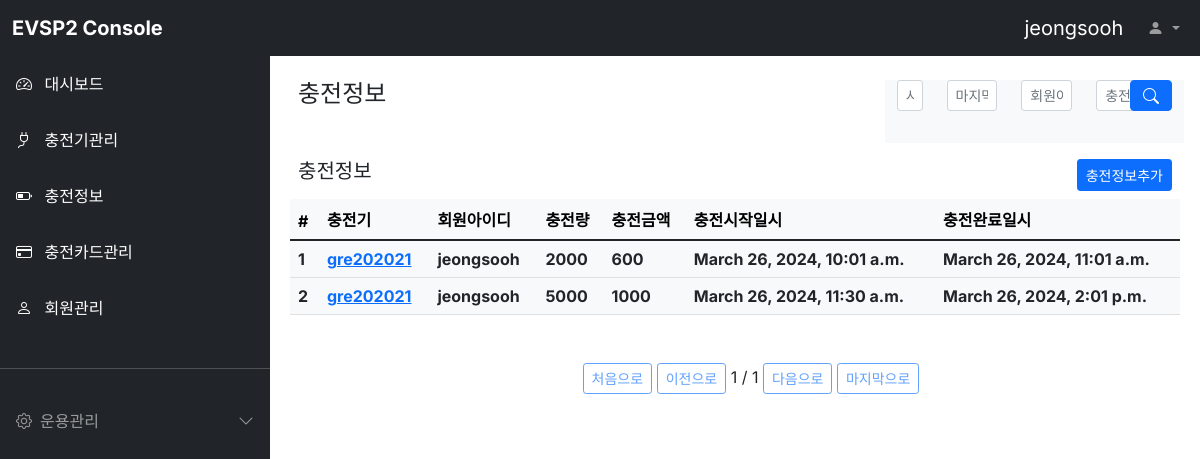
/charginginfo/ (signed in), run on the app's committed database.
### charginginfo/models.py (models this page shows)
class Charginginfo(models.Model):
  cpnumber = models.CharField(max_length=64, verbose_name='충전기번호')
  userid = models.CharField(max_length=64, verbose_name='회원아이디')
  energy = models.IntegerField(verbose_name='충전량')
  amount = models.IntegerField(verbose_name='충전금액')
  start_dttm = models.DateTimeField(auto_now_add=False, verbose_name='충전시작일시')
  end_dttm = models.DateTimeField(auto_now_add=False, verbose_name='충전완료일시')
  class Meta:
    db_table = 'evsp2_charginginfo'
    verbose_name = '충전정보'
    verbose_name_plural = '충전정보'

### charginginfo/views.py (the view)
# urls.py: path('', views.CharginginfoList.as_view()),
class CharginginfoList(ListView):
  model = Charginginfo
  template_name='charginginfo.html'
  context_object_name = 'charginginfoList'
  paginate_by = 3
  queryset = Charginginfo.objects.all()
  def get_queryset(self):
    queryset = Charginginfo.objects.all()
    self.filterset = CharginginfoFilter(self.request.GET, queryset=queryset)
    return self.filterset.qs
  def get_context_data(self, **kwargs):
    context = super().get_context_data(**kwargs)
    user_id = self.request.session['user']
    context['loginuser'] = user_id
    context['form'] = self.filterset.form
    return context

### charginginfo/templates/charginginfo.html (shortened to what this page needs)
{% extends "base.html" %}
{% block head %}
<link rel="stylesheet" href="//code.jquery.com/ui/1.13.2/themes/base/jquery-ui.css">
{% endblock %}
{% block contents %}
<div class="row mt-3 mx-3">
  <div class="col-md-8 fw-bold"><h4>충전정보</h4></div>
  <div class="col-md-4 bg-light d-grid justify-content-md-end">
    <form action="" method="get">
      <div class="row">
        <div class="form-group mb-3 col-md-2" id="datepicket1">
          <input type="{{ form.start_dttm__gt.field.widget.input_type }}" id="{{ form.start_dttm__gt.id_for_label }}"
            name="{{ form.start_dttm__gt.name }}" class="form-control form-control-sm" placeholder="시작일" />
        </div>
        <div class="form-group mb-3 col-md-3" id="datepicket2">
          <input type="{{ form.end_dttm__lt.field.widget.input_type }}" id="{{ form.end_dttm__lt.id_for_label }}"
            name="{{ form.end_dttm__lt.name }}" class="form-control form-control-sm" placeholder="마지막날" />
        </div>
        <div class="form-group mb-3 col-md-3">
          <input type="{{ form.userid.field.widget.input_type }}" id="{{ form.userid.id_for_label }}"
            name="{{ form.userid.name }}" class="form-control form-control-sm" placeholder="{{ form.userid.label }}" />
        </div>
        <div class="form-group mb-3 col-md-3 d-grid justify-content-md-end">
          <input type="{{ form.cpnumber.field.widget.input_type }}" id="{{ form.cpnumber.id_for_label }}"
            name="{{ form.cpnumber.name }}" class="form-control form-control-sm" placeholder="{{ form.cpnumber.label }}" />
        </div>
        <div class="form-group mb-3 col-md-1 d-grid justify-content-md-end">
          <button class="btn btn-primary" type="submit" id="button-addon2">
            <i class="bi bi-search"></i>
          </button>
        </div>
      </div>
    </form>
  </div>
</div>
<div class="row mt-3 mx-3">
  <div class="col-md-9 fw-bold"><h5>충전정보</h5></div>
  <div class="col-md-3 d-grid justify-content-md-end">
    <button class="btn btn-primary btn-sm"
      onclick="location.href='/charginginfo/register/'">충전정보추가
    </button>
  </div>
</div>
<div class="row mt-2 mx-2">
  <div class="col-12">
    {% load infolist_extras %}
    <table class="table table-light">
      <thead class="thead-light">
        <tr>
          <th scope="col">#</th>
          <th scope="col">충전기</th>
          <th scope="col">회원아이디</th>
          <th scope="col">충전량</th>
          <th scope="col">충전금액</th>
          <th scope="col">충전시작일시</th>
          <th scope="col">충전완료일시</th>
        </tr>
      </thead>
      <tbody class="text-dark">
        {% for charginginfo in charginginfoList %}
        <tr>
          <th scope="row">{{ charginginfo.id }}</th>
          <th><a href="/charginginfo/{{ charginginfo.id }}">{{ charginginfo.cpnumber }}</a></th>
          <th>{{ charginginfo.userid }}</th>
          <th>{{ charginginfo.energy }}</th>
          <th>{{ charginginfo.amount }}</th>
          <th>{{ charginginfo.start_dttm }}</th>
          <th>{{ charginginfo.end_dttm }}</th>
        </tr>
        {% endfor %}
      </tbody>
    </table>
    <div class="pagination justify-content-center mt-5">
      <ul class="step-links">
        {% if page_obj.has_previous %}
        <a class="btn btn-sm btn-outline-primary" href="{% my_url 1 'page' request.GET.urlencode %}">처음으로</a>
        <a class="btn btn-sm btn-outline-primary" href="{% my_url page_obj.previous_page_number 'page' request.GET.urlencode %}">이전으로</a>
        <!-- <a class="btn btn-sm btn-outline-primary" href="?page=1">처음으로</a>
        <a class="btn btn-sm btn-outline-primary" href="?page={{ page_obj.previous_page_number }}">이전으로</a> -->
        {% else %}
        <a class="btn btn-sm btn-outline-primary disabled" href="#">처음으로</a>
        <a class="btn btn-sm btn-outline-primary disabled" href="#">이전으로</a>
        {% endif %}
      <span class="current">
        {{ page_obj.number }} / {{ page_obj.paginator.num_pages }}
      </span>
        {% if page_obj.has_next %}
        <a class="btn btn-sm btn-outline-primary" href="{% my_url page_obj.next_page_number 'page' request.GET.urlencode %}">다음으로</a>
        <a class="btn btn-sm btn-outline-primary" href="{% my_url page_obj.paginator.num_pages 'page' request.GET.urlencode %}">마지막으로</a>
        <!-- <a class="btn btn-sm btn-outline-primary" href="?page={{ page_obj.next_page_number }}">다음으로</a>
        <a class="btn btn-sm btn-outline-primary" href="?page={{ page_obj.paginator.num_pages }}">마지막으로</a> -->
        {% else %}
        <a class="btn btn-sm btn-outline-primary disabled" href="#">다음으로</a>
        <a class="btn btn-sm btn-outline-primary disabled" href="#">마지막으로</a>
        {% endif %}
      </ul>
    </div>
  </div>
</div>
{% endblock %}

### static/style.css (style rules this page uses)
body, button { font-family: "Inter", sans-serif; }
:root { --offcanvas-width: 270px; --topNavbarHeight: 56px; }
@media (min-width: 992px) { body { overflow: auto !important; } }

### data on the page
Charginginfo: id "1", cpnumber "gre202021", userid "jeongsooh", energy "2000", amount "600", start_dttm "March 26, 2024, 10:01 a.m.", end_dttm "March 26, 2024, 11:01 a.m."
Charginginfo: id "2", cpnumber "gre202021", userid "jeongsooh", energy "5000", amount "1000", start_dttm "March 26, 2024, 11:30 a.m.", end_dttm "March 26, 2024, 2:01 p.m."

### other printed values
{{ loginuser }} "jeongsooh"
{{ page_obj.number }} "1"
{{ page_obj.paginator.num_pages }} "1"
